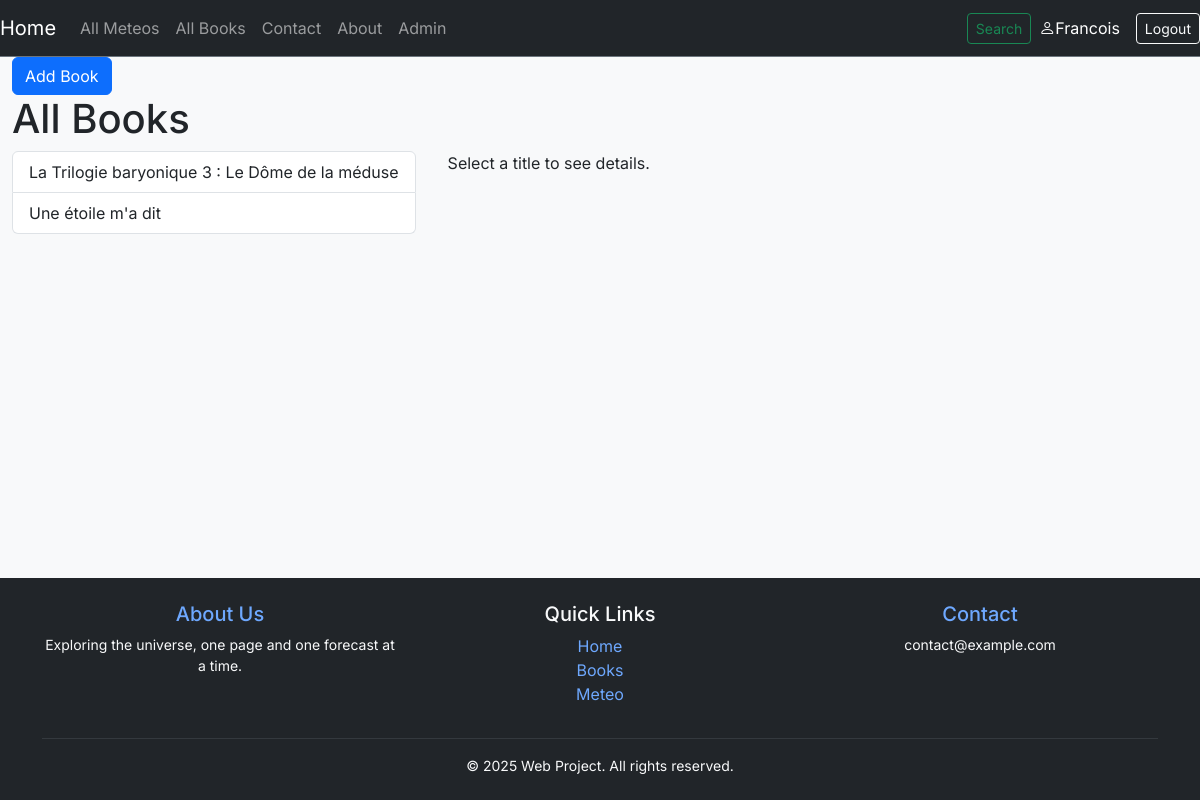
Page /book/ (signed in) on the committed database.
### book/models.py (models this page shows, shortened)
class BookItem(models.Model):
    user = models.ForeignKey(User, default=1, null=True, on_delete=models.SET_NULL,related_name='book')
    author = models.ForeignKey(Author, null=True, blank=True, on_delete=models.SET_NULL, related_name='books')
    image = models.ImageField(upload_to="image/", blank=True, null=True,)
    title = models.CharField(max_length=144)
    slug = models.SlugField(unique=True)
    content = models.TextField(null=True, blank=True)
    publish_date = models.SmallIntegerField(null=True, blank=True, help_text="Year of publication")
    timestamp = models.DateTimeField(auto_now_add=True)
    updated = models.DateTimeField(auto_now=True)
    objects=BookManager()
    class Meta:
        ordering=['-publish_date', '-updated', '-timestamp']
    def get_absolute_url(self):
        return f"/book/{self.slug}"

### book/views.py (the view)
# urls.py: path('book/', views.list, name='list'),
def list(request):
    queryset=BookItem.objects.all()
    template='book/list.html'
    context ={"title":'All Books', "object_list": queryset}
    return render(request,template, context)

### book/models.py (called while the page is built)
    def get_queryset(self):
        return BookQuerySet(self.model, using=self._db)

    def __str__(self):
        return self.name

### book/templates/book/list.html (shortened to what this page needs)
{% extends "base.html" %}
{% block content %}
{% if request.user.is_anonymous %}
{% else %}
<a href="/book-new" class="card-link btn btn-primary">Add Book</a>
{% endif %}
<H1>{{title}}</H1>
<div style="display: flex; gap: 2rem;">
  <div style="min-width: 400px;">
    <ul class="list-group">
      {% for item in object_list %}
        <li class="list-group-item book-title" data-book-id="{{ item.id }}" style="cursor:pointer;">
          {{ item.title }}
        </li>
      {% endfor %}
    </ul>
  </div>
  <div id="book-detail" style="flex:1;">
    <p>Select a title to see details.</p>
  </div>
</div>
{% endblock %}

### templates/navbar.html (shortened to what this page needs)
<nav class="navbar navbar-expand-lg sticky-top navbar-dark bg-dark border-bottom border-secondary">
  <a class="navbar-brand" href="/">Home</a>
  <div class="collapse navbar-collapse" id="navbarSupportedContent">
    <ul class="navbar-nav me-auto">
      <li class="nav-item">
        <a class="nav-link" href="/hmeteo">All Meteos</a>
      </li>
      <li class="nav-item">
        <a class="nav-link" href="/book">All Books</a>
      </li>
      <li class="nav-item">
      <li class="nav-item">
        <a class="nav-link" href='/contact'>Contact</a>
      </li>
      <li class="nav-item">
        <a class="nav-link" href='/about'>About</a>
      </li>
      {% if user.is_staff %}
      <li class="nav-item">
        <a class="nav-link" href='/admin/'>Admin</a>
      </li>
      {% endif %}
    </ul>
    <div class="d-flex align-items-center ms-auto gap-2">
      {% if user.is_authenticated %}
      <form class="d-flex" action="/search/">
        <button class="btn btn-outline-success btn-sm" type="submit">Search</button>
      </form>
      <a class="nav-link text-white me-2" href="{% url 'userprofile' %}"><i class="bi bi-person"></i>{{ user.username }}</a>
      <form method="post" action="{% url 'logout' %}">
        <button type="submit" class="btn btn-outline-light btn-sm">Logout</button>
      </form>
      {% else %}
      <a class="btn btn-outline-light btn-sm" href="{% url 'login' %}"><i class="bi bi-person"></i>Login</a>
      {% endif %}
    </div>
  </div>
</nav>

### templates/base.html (style rules this page uses)
body { font-family: 'Inter', sans-serif; display: flex; flex-direction: column; min-height: 100vh; background-color: #f8f9fa; }

### rows in the picture
BookItem: title "La Trilogie baryonique 3 : Le Dôme de la méduse"
BookItem: title "Une étoile m'a dit"

### other values in the picture
{{ user.username }} "Francois"
{{ title }} "All Books"
